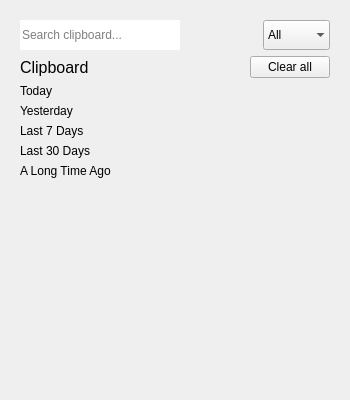
<?xml version="1.0" encoding="UTF-8"?>
<ui version="4.0">
 <class>MainWindow</class>
 <widget class="QMainWindow" name="MainWindow">
  <property name="geometry">
   <rect>
    <x>0</x>
    <y>0</y>
    <width>350</width>
    <height>400</height>
   </rect>
  </property>
  <property name="windowTitle">
   <string>ClipDrop</string>
  </property>
  <property name="windowOpacity">
   <double>0.900000000000000</double>
  </property>
  <property name="styleSheet">
   <string notr="true"/>
  </property>
  <widget class="QWidget" name="centralwidget">
   <property name="styleSheet">
    <string notr="true"/>
   </property>
   <layout class="QVBoxLayout" name="verticalLayout_2">
    <property name="leftMargin">
     <number>20</number>
    </property>
    <property name="topMargin">
     <number>20</number>
    </property>
    <property name="rightMargin">
     <number>20</number>
    </property>
    <property name="bottomMargin">
     <number>20</number>
    </property>
    <item>
     <layout class="QVBoxLayout" name="verticalLayout">
      <item>
       <layout class="QHBoxLayout" name="horizontalLayout">
        <item>
         <widget class="QLineEdit" name="searchBar">
          <property name="minimumSize">
           <size>
            <width>160</width>
            <height>30</height>
           </size>
          </property>
          <property name="styleSheet">
           <string notr="true"/>
          </property>
          <property name="frame">
           <bool>false</bool>
          </property>
          <property name="placeholderText">
           <string>Search clipboard...</string>
          </property>
          <property name="cursorMoveStyle">
           <enum>Qt::CursorMoveStyle::VisualMoveStyle</enum>
          </property>
          <property name="clearButtonEnabled">
           <bool>true</bool>
          </property>
         </widget>
        </item>
        <item>
         <spacer name="horizontalSpacer_2">
          <property name="orientation">
           <enum>Qt::Orientation::Horizontal</enum>
          </property>
          <property name="sizeHint" stdset="0">
           <size>
            <width>40</width>
            <height>20</height>
           </size>
          </property>
         </spacer>
        </item>
        <item>
         <widget class="QComboBox" name="fileTypeBox">
          <property name="minimumSize">
           <size>
            <width>0</width>
            <height>30</height>
           </size>
          </property>
          <property name="frame">
           <bool>false</bool>
          </property>
          <item>
           <property name="text">
            <string>All</string>
           </property>
          </item>
          <item>
           <property name="text">
            <string>Files</string>
           </property>
          </item>
          <item>
           <property name="text">
            <string>Images</string>
           </property>
          </item>
          <item>
           <property name="text">
            <string>Texts</string>
           </property>
          </item>
          <item>
           <property name="text">
            <string>Links</string>
           </property>
          </item>
          <item>
           <property name="text">
            <string>Code</string>
           </property>
          </item>
          <item>
           <property name="text">
            <string>Colors</string>
           </property>
          </item>
         </widget>
        </item>
       </layout>
      </item>
      <item>
       <layout class="QHBoxLayout" name="horizontalLayout_2">
        <item>
         <widget class="QLabel" name="clipboardLabel">
          <property name="font">
           <font>
            <pointsize>12</pointsize>
           </font>
          </property>
          <property name="text">
           <string>Clipboard</string>
          </property>
         </widget>
        </item>
        <item>
         <spacer name="horizontalSpacer">
          <property name="orientation">
           <enum>Qt::Orientation::Horizontal</enum>
          </property>
          <property name="sizeHint" stdset="0">
           <size>
            <width>40</width>
            <height>20</height>
           </size>
          </property>
         </spacer>
        </item>
        <item>
         <widget class="QPushButton" name="clearAllBtn">
          <property name="text">
           <string>Clear all</string>
          </property>
         </widget>
        </item>
       </layout>
      </item>
     </layout>
    </item>
    <item>
     <widget class="QScrollArea" name="scrollArea">
      <property name="styleSheet">
       <string notr="true"/>
      </property>
      <property name="frameShape">
       <enum>QFrame::Shape::NoFrame</enum>
      </property>
      <property name="frameShadow">
       <enum>QFrame::Shadow::Plain</enum>
      </property>
      <property name="lineWidth">
       <number>1</number>
      </property>
      <property name="horizontalScrollBarPolicy">
       <enum>Qt::ScrollBarPolicy::ScrollBarAlwaysOff</enum>
      </property>
      <property name="widgetResizable">
       <bool>true</bool>
      </property>
      <widget class="QWidget" name="scrollAreaWidgetContents">
       <property name="geometry">
        <rect>
         <x>0</x>
         <y>0</y>
         <width>310</width>
         <height>288</height>
        </rect>
       </property>
       <layout class="QVBoxLayout" name="verticalLayout_3">
        <property name="leftMargin">
         <number>0</number>
        </property>
        <property name="topMargin">
         <number>0</number>
        </property>
        <property name="rightMargin">
         <number>0</number>
        </property>
        <property name="bottomMargin">
         <number>0</number>
        </property>
        <item>
         <layout class="QVBoxLayout" name="todayLayout">
          <item>
           <widget class="QLabel" name="todayLabel">
            <property name="text">
             <string>Today</string>
            </property>
           </widget>
          </item>
         </layout>
        </item>
        <item>
         <layout class="QVBoxLayout" name="yesterdayLayout">
          <item>
           <widget class="QLabel" name="yesterdayLabel">
            <property name="text">
             <string>Yesterday</string>
            </property>
           </widget>
          </item>
         </layout>
        </item>
        <item>
         <layout class="QVBoxLayout" name="weekLayout">
          <item>
           <widget class="QLabel" name="weekLabel">
            <property name="text">
             <string>Last 7 Days</string>
            </property>
           </widget>
          </item>
         </layout>
        </item>
        <item>
         <layout class="QVBoxLayout" name="monthLayout">
          <item>
           <widget class="QLabel" name="monthLabel">
            <property name="text">
             <string>Last 30 Days</string>
            </property>
           </widget>
          </item>
         </layout>
        </item>
        <item>
         <layout class="QVBoxLayout" name="longTimeAgoLayout">
          <item>
           <widget class="QLabel" name="longTimeAgoLabel">
            <property name="text">
             <string>A Long Time Ago</string>
            </property>
           </widget>
          </item>
         </layout>
        </item>
        <item>
         <spacer name="verticalSpacer">
          <property name="orientation">
           <enum>Qt::Orientation::Vertical</enum>
          </property>
          <property name="sizeHint" stdset="0">
           <size>
            <width>20</width>
            <height>316</height>
           </size>
          </property>
         </spacer>
        </item>
       </layout>
      </widget>
     </widget>
    </item>
   </layout>
  </widget>
 </widget>
 <resources/>
 <connections/>
</ui>
